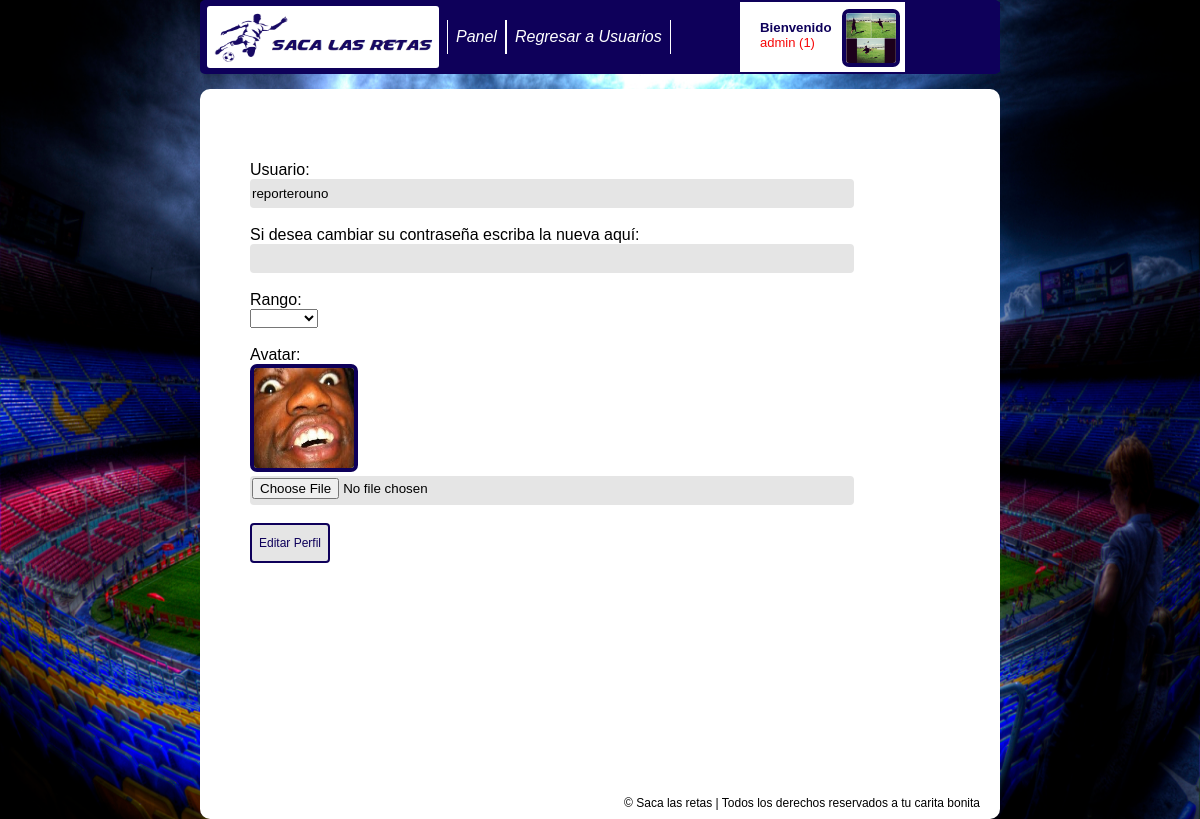
/panel/editarperfil.php?id=23 (signed in), run on the app's committed database.
### tables this page shows
CREATE TABLE `usuarios` (
  `id_use` int(11) NOT NULL,
  `nombre` varchar(100) NOT NULL,
  `usuario` varchar(100) NOT NULL,
  `contrasena` varchar(100) NOT NULL,
  `avatar` varchar(200) NOT NULL,
  `email` varchar(100) NOT NULL,
  `fecha_reg` datetime NOT NULL,
  `rango` int(11) NOT NULL,
  `descripcion` varchar(1000) NOT NULL,
  `edad` varchar(100) NOT NULL,
  `tipfut` varchar(100) NOT NULL
);

### panel/editarperfil.php (the view, shortened to what this page needs)
<?php
include "../lib/config.php";
  if ($_SESSION['rango']== '1' or $_SESSION['rango']== '0') {
?>
<!DOCTYPE html>
<html>
<head>
	<link rel="stylesheet" href="../css/estilos.css">
</head>
<body>
	<header>
			<div id="logo">
				<img class="borde" src="../img/logo.png" width="232" height="62">
			</div>
			<div id="menu">
				<br>
				<ul>
		<li><a href="../panel/index.php">Panel</a></li>
		<?php  if ($_SESSION['rango']=='1') { ?><li><a href="editarusuario.php">Regresar a Usuarios</a><?php } ?></li>
	</ul>
			</div>
			<div id="perfil">
				<?php
				$query="SELECT * FROM usuarios WHERE id_use = '".$_SESSION['id']."'";
  				$result=mysqli_query($con,$query);
				$row= mysqli_fetch_array($result);
				$rango="SELECT * FROM rangop WHERE id = '".$row['rango']."'";
  					$result1=mysqli_query($con,$rango);
  					$ran= mysqli_fetch_array($result1);
				?>
					<div id="name">
						<br>
						<h5>Bienvenido</h5> <font size="2"><p style="color: <?php echo $ran['color']; ?> "><?php echo $_SESSION['usuario'];  ?>  (<?php echo $_SESSION['rango'];  ?>) </p></font>
						<br>
						<?php if ($row['avatar']!='') {?>
					</div>
					<div id="p_img">
						<img src="../<?php echo $row['avatar']; ?>" width="50" height="50">
						<?php } ?>
					</div>
					<div id="edit">
					</div>
			</div>
		</header>
		<nav></nav>
		<main>
			<div id="note">
				<div id="foro-y">
				<br><br><br><br>
				<?php
						if (isset($_GET['id'])) {
							$query="SELECT * FROM usuarios WHERE id_use = '".$_GET['id']."'";
							$result=mysqli_query($con,$query);
						while ($row=mysqli_fetch_array($result)) {
						$rango= "SELECT * FROM rangop WHERE id='".$row['rango']."'";
						$resulran=mysqli_query($con,$rango);
						$rang=mysqli_fetch_array($resulran);
						$rana="SELECT * FROM rangop WHERE id!= '".$rang['id']."'";
						$resrana=mysqli_query($con,$rana);
							?>
						<form action="" method="post" enctype="multipart/form-data" name="form1" id="form1">
							<p>
								Usuario:<br>
							    <input type="text" name="usuario" id="textfield2" value="<?php echo $row['usuario']; ?>">
							</p><br>
							<p>
								Si desea cambiar su contraseña escriba la nueva aquí:<br>
								<input type="text" name="contrasena" id="textfield">
							</p>
							<p><br>
								Rango:<br>
								<select name="rango" id="select">
							<option value="<?php echo $row['rango']; ?>"><?php echo $rang['nombre']; ?></option>
						<?php
						while ($rangos=mysqli_fetch_array($resrana)) {?>
						<option value="<?php echo $rangos['id']; ?>"><?php echo $rangos['nombre']; ?></option>
						<?php } ?>
							</select>
							</p><br>
							<p>Avatar:</p>
						<p>
							<img src="../<?php echo $row['avatar']; ?>" height="100" width="100">
						</p>
						<p>
						    <input type="file" name="avatar" id="fileField">
						</p><br>
						<p>
							<input type="submit" name="editar" id="button" value="Editar Perfil">
						</p>
						</form>
						<?php
						}
						}
						 ?>
					</div>
			</div>
			<div id="footer">
				<p style="font-family: arial; font-size: 12px;">© Saca las retas | Todos los derechos reservados a tu carita bonita</p>
			</div>
		</main>
</body>
</html>
<?php } ?>

### css/estilos.css (style rules this page uses)
* { padding: 0px; margin: auto; }
h5 { margin-left: 20px; color: #0E005A; }
p { margin-left: 20px; margin-right: 20px; }
body { width: 800px; min-height: 600px; font-family: arial; background-image: url(../img/bg2.jpg); background-repeat: no-repeat; background-position: center; background-size: 100% 100%; background-attachment: fixed; }
header { width: 800px; height: 70px; background-color: #0E005A; border-bottom: 2px solid #0E005A; border-top: 2px solid #0E005A; border-radius: 5px; }
nav { width: 800px; height: 15px; }
main { width: 800px; height: 730px; background-color: white; padding: 0px; text-align: center; float: center; border-radius: 10px; }
#footer { width: 800px; height: 23px; padding-top: 7px; text-align: right; clear: both; float: left; }
#logo { width: 237px; height: 70px; float: left; padding-left: 3px; }
#menu { width: 293px; height: 70px; float: left; clear: right; background-color: #0E005A; padding-left: 7px; }
#name { width: 95px; height: 70px; float: left; background-color: white; padding-left:0px; }
#p_img { width: 63px; height: 63px; float: left; clear: right; padding-left: 7px; padding-top: 7px; background-color: white; }
#edit { width: 87px; height: 55px; float: left; clear: right; background-color: #0E005A; padding-left: 8px; padding-top: 15px; }
ul { width: 300px; height: 100px; list-style: none; overflow: hidden; }
ul li { float: left; font-style: italic; border-left: 0.1px solid white; border-right: 0.1px solid white; }
ul li a { display: block; padding: 8px; text-decoration: none; color: #fff; }
input[type=submit] { width: 80px; height: 40px; background-color: #E5E5E5; color: #0E005A; padding: 0px; border: 2px solid #0E005A; border-radius: 4px; font-size: 12px; }
#note { width: 800px; height: 700px; float: left; }
#foro-y { width: 740px; height: 700px; float: left; overflow-y: scroll; text-align: left; padding-left: 30px; padding-right: 30px; }
img { border: 4px solid #0E005A; border-radius: 7px; }
input { width: 600px; height: 25px; border: 2px solid #E5E5E5; border-radius: 4px; background-color: #E5E5E5; }

### data on the page
usuarios: avatar (picture)
usuarios: usuario "reporterouno", avatar (picture)

### other printed values
$_SESSION['usuario'] "admin"
$_SESSION['rango'] "1"
